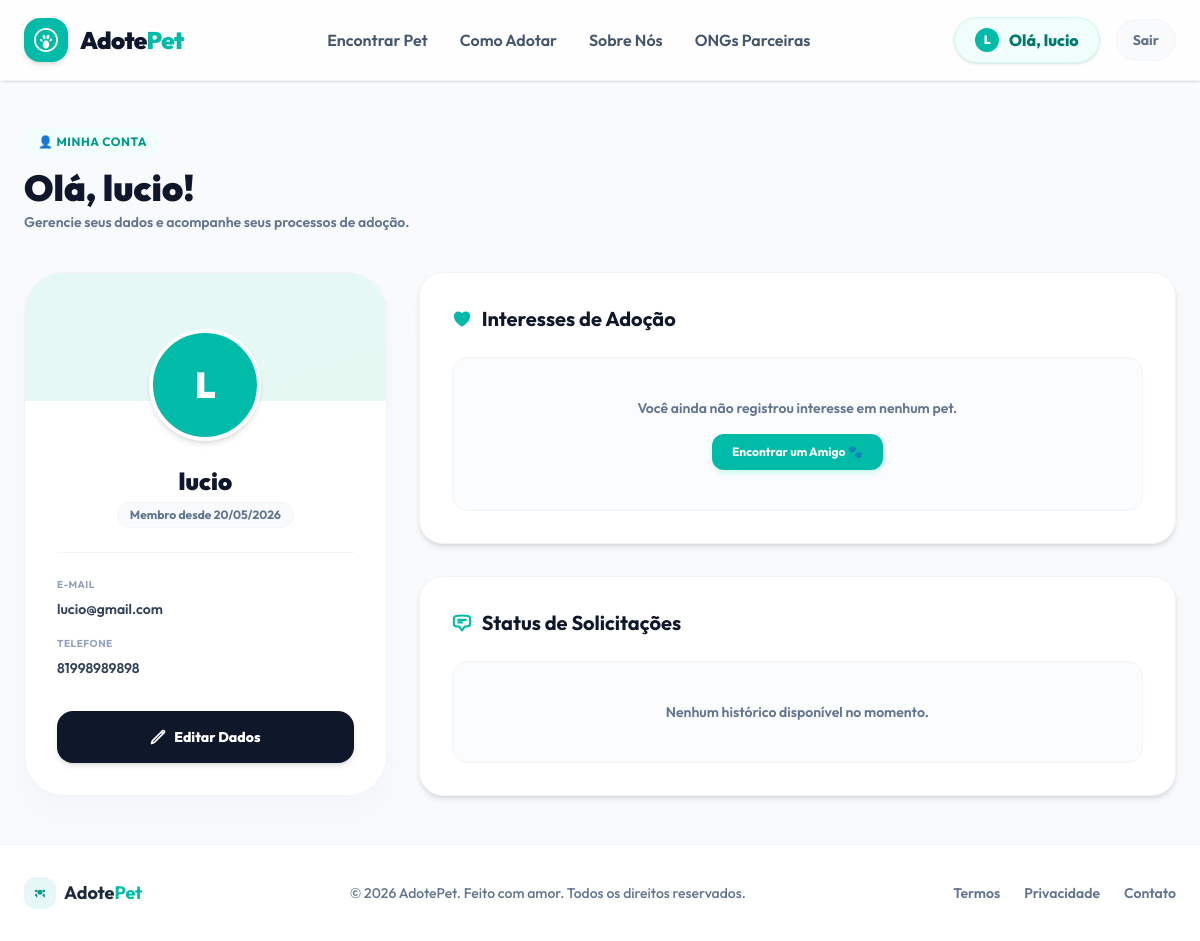
/perfil/ (signed in), run on an earlier commit of the app's database.
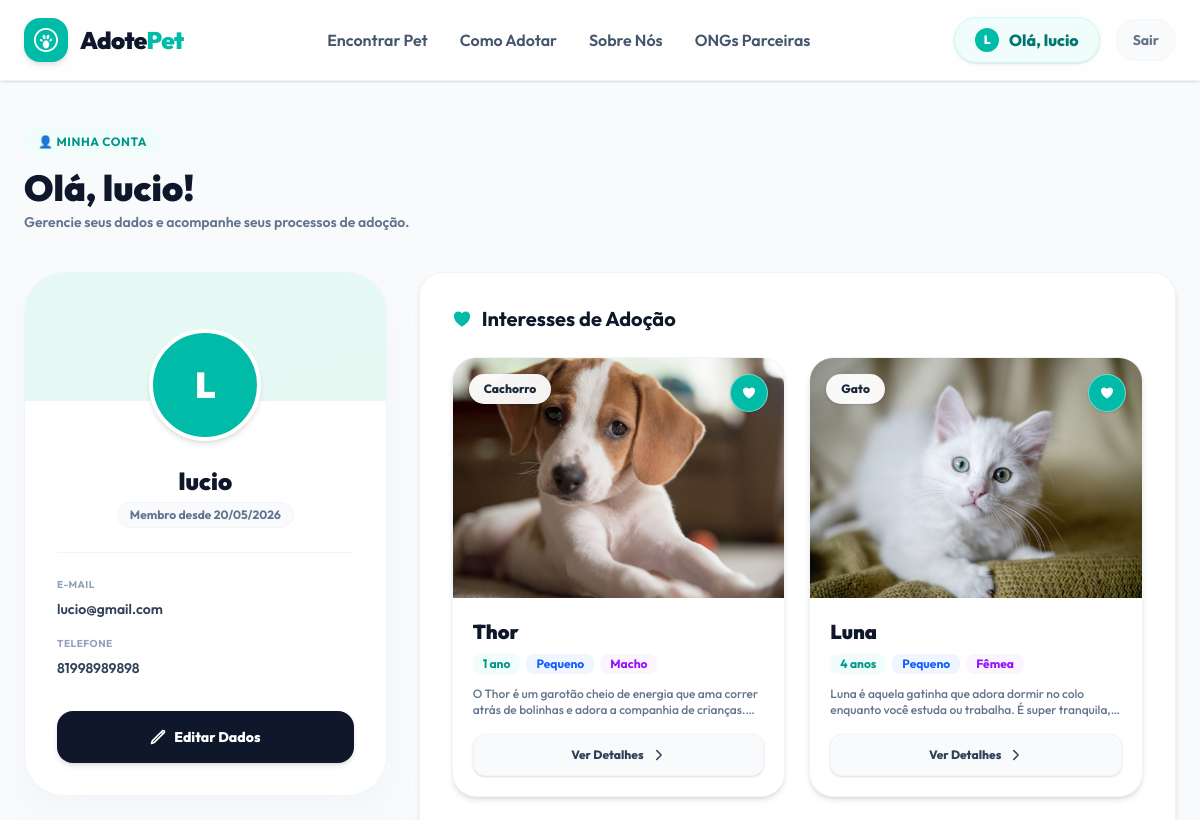
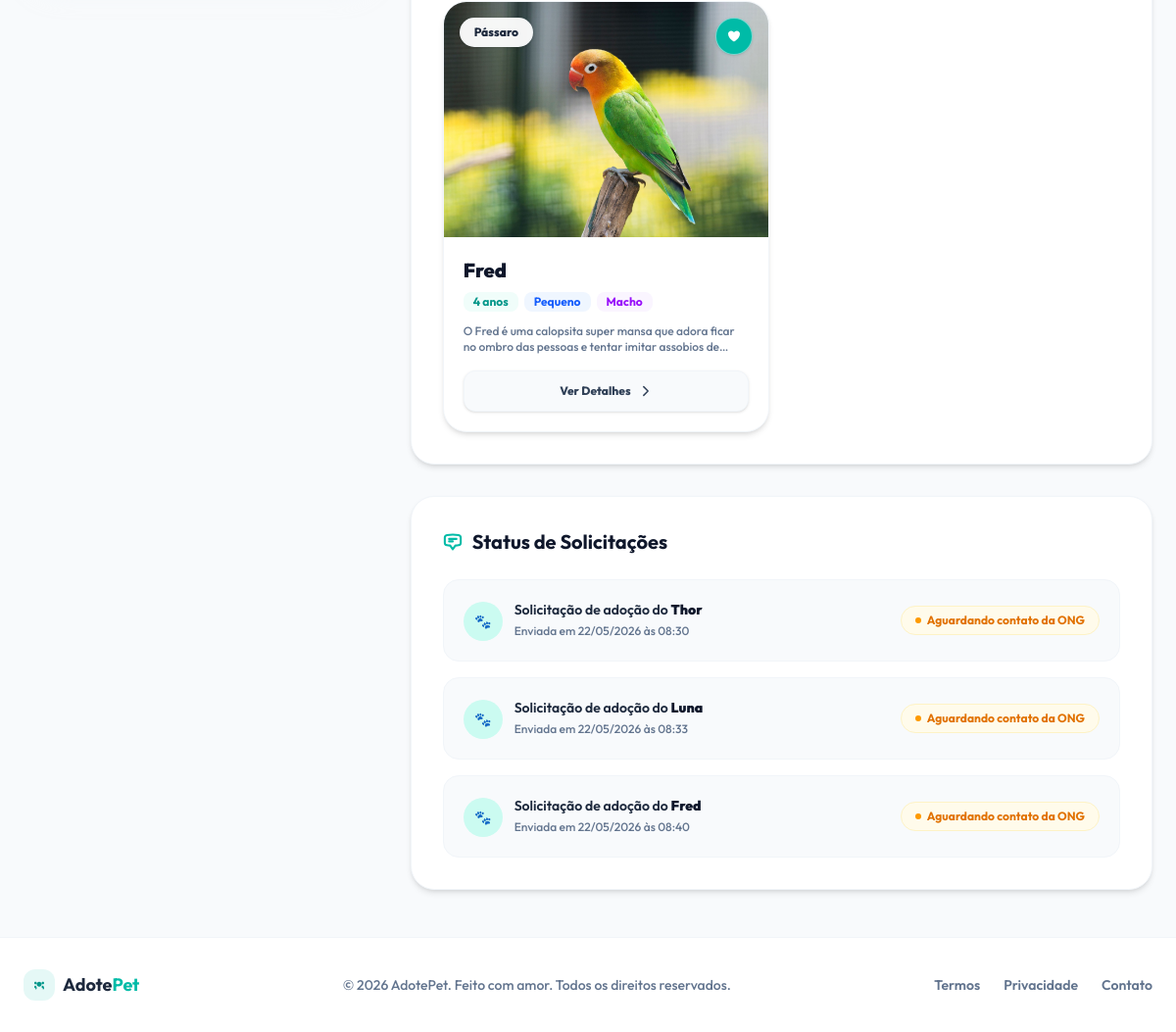
And on a later commit of the database (2 pictures, top to bottom).
### adocoes/models.py (models this page shows, shortened)
class InteresseAdocao(models.Model):
    animal = models.ForeignKey(Animal, on_delete=models.CASCADE, related_name='interesses')
    usuario = models.ForeignKey('auth.User', on_delete=models.CASCADE, related_name='meus_interesses')
    data_solicitacao = models.DateTimeField(auto_now_add=True)
    class Meta:
        verbose_name = "Interesse de Adoção"
        verbose_name_plural = "Interesses de Adoção"
        unique_together = ('animal', 'usuario')

class Animal(models.Model):
    TAMANHO_CHOICES = [
        ('Pequeno', 'Pequeno'),
        ('Médio', 'Médio'),
        ('Grande', 'Grande'),
    ]
    SEXO_CHOICES = [
        ('Macho', 'Macho'),
        ('Fêmea', 'Fêmea'),
    ]
    ESPECIE_CHOICES = [
        ('Cachorro', 'Cachorro'),
        ('Gato', 'Gato'),
        ('Pássaro', 'Pássaro'),
        ('Outros', 'Outros'),
    ]
    IDADE_CATEGORIA_CHOICES = [
        ('Filhote', 'Filhote'),
        ('Jovem', 'Jovem'),
        ('Adulto', 'Adulto'),
        ('Sênior', 'Sênior'),
    ]
    nome = models.CharField(max_length=100, verbose_name="Nome")
    especie = models.CharField(max_length=20, choices=ESPECIE_CHOICES, default='Cachorro', verbose_name="Espécie")
    foto = models.ImageField(upload_to='animais/', verbose_name="Foto")
    idade = models.PositiveIntegerField(verbose_name="Idade")
    idade_categoria = models.CharField(max_length=20, choices=IDADE_CATEGORIA_CHOICES, default='Adulto', verbose_name="Categoria de Idade")
    tamanho = models.CharField(max_length=10, choices=TAMANHO_CHOICES, verbose_name="Tamanho")
    sexo = models.CharField(max_length=10, choices=SEXO_CHOICES, verbose_name="Sexo")
    caracteristicas = models.TextField(verbose_name="Características", help_text="Ex: Carinhoso, Brincalhão, Obediente")
    descricao = models.TextField(verbose_name="Descrição")
    vacinado = models.BooleanField(default=False, verbose_name="Vacinado")
    castrado = models.BooleanField(default=False, verbose_name="Castrado")
    class Meta:
        verbose_name = "Animal"
        verbose_name_plural = "Animais"

### adocoes/views.py (the view, shortened to what this page needs)
# urls.py: path('perfil/', views.view_perfil, name='perfil'),
@login_required(login_url='login')
def view_perfil(request):
    profile, created = Profile.objects.get_or_create(user=request.user)
    interesses = request.user.meus_interesses.all().select_related('animal')
    context = {
        'profile': profile,
        'interesses': interesses,
    }
    return render(request, 'perfil.html', context)

### adocoes/templates/perfil.html (shortened to what the changed rows need)
{% extends 'base.html' %}
{% block content %}
<section class="max-w-7xl mx-auto px-6 py-12">
    <div class="mb-10">
        <h2 class="text-4xl font-black text-slate-900">Olá, {{ request.user.first_name|default:request.user.username }}!</h2>
    </div>
    <div class="grid grid-cols-1 lg:grid-cols-3 gap-8">
        <div class="lg:col-span-2 space-y-8">
            <div class="bg-white rounded-3xl p-6 md:p-8 shadow-md border border-slate-100">
                {% if interesses %}
                    <div class="grid grid-cols-1 md:grid-cols-2 gap-6">
                        {% for interesse in interesses %}
                            {% with animal=interesse.animal %}
                            <div class="bg-white rounded-3xl overflow-hidden shadow-md hover:shadow-xl hover:-translate-y-1 transition-all duration-300 border border-slate-100 flex flex-col group">
                                <div class="relative h-60 overflow-hidden bg-slate-100">
                                    {% if animal.foto %}
                                        <img src="{{ animal.foto.url }}" alt="{{ animal.nome }}" class="w-full h-full object-cover group-hover:scale-105 transition-transform duration-500">
                                    {% else %}
                                        <div class="w-full h-full flex items-center justify-center text-slate-400 font-bold bg-slate-200">
                                            Sem Foto
                                        </div>
                                    {% endif %}
                                    <div class="absolute top-4 left-4 bg-white/95 backdrop-blur-sm px-3.5 py-1.5 rounded-full text-xs font-extrabold text-slate-800 shadow-sm border border-slate-100/50">
                                        {{ animal.especie }}
                                    </div>
                                    <button class="absolute top-4 right-4 bg-teal-500 text-white backdrop-blur-sm p-2.5 rounded-full hover:scale-110 transition-all shadow-sm border border-slate-100/50 cursor-default" onclick="event.preventDefault();">
                                        <svg xmlns="http://www.w3.org/2000/svg" fill="currentColor" viewBox="0 0 24 24" class="w-4 h-4">
                                            <path stroke-linecap="round" stroke-linejoin="round" d="M21 8.25c0-2.485-2.099-4.5-4.688-4.5-1.935 0-3.597 1.126-4.312 2.733-.715-1.607-2.377-2.733-4.313-2.733C5.1 3.75 3 5.765 3 8.25c0 7.22 9 12 9 12s9-4.78 9-12Z" />
                                        </svg>
                                    </button>
                                </div>
                                <div class="p-5 flex flex-col flex-grow">
                                    <h4 class="text-xl font-black text-slate-900 mb-2 group-hover:text-teal-600 transition-colors">
                                        {{ animal.nome }}
                                    </h4>
                                    <div class="flex flex-wrap gap-1.5 mb-3">
                                        <span class="px-2.5 py-0.5 text-xs font-bold rounded-lg bg-teal-50 text-teal-600">{{ animal.idade }} ano{{ animal.idade|pluralize }}</span>
                                        <span class="px-2.5 py-0.5 text-xs font-bold rounded-lg bg-blue-50 text-blue-600">{{ animal.tamanho }}</span>
                                        <span class="px-2.5 py-0.5 text-xs font-bold rounded-lg bg-purple-50 text-purple-600">{{ animal.sexo }}</span>
                                    </div>
                                    <p class="text-slate-500 font-medium text-xs line-clamp-2 mb-4">
                                        {{ animal.descricao }}
                                    </p>
                                    <a href="{% url 'detalhe' animal.id %}" class="mt-auto w-full bg-slate-50 hover:bg-teal-55 text-slate-700 hover:text-teal-600 font-extrabold text-xs py-3 rounded-xl transition-all duration-300 flex items-center justify-center gap-2 border border-slate-100 hover:border-teal-100 shadow-sm">
                                        <span>Ver Detalhes</span>
                                        <svg xmlns="http://www.w3.org/2000/svg" fill="none" viewBox="0 0 24 24" stroke-width="2.5" stroke="currentColor" class="w-3.5 h-3.5">
                                            <path stroke-linecap="round" stroke-linejoin="round" d="m8.25 4.5 7.5 7.5-7.5 7.5" />
                                        </svg>
                                    </a>
                                </div>
                            </div>
                            {% endwith %}
                        {% endfor %}
                    </div>
                {% else %}
                    <div class="text-center py-10 bg-slate-50/50 rounded-2xl border border-slate-100">
                        <p class="text-slate-500 font-semibold text-sm mb-4">Você ainda não registrou interesse em nenhum pet.</p>
                        <a href="{% url 'home' %}" class="inline-flex items-center gap-2 px-5 py-2.5 bg-teal-500 hover:bg-teal-600 text-white font-bold rounded-xl text-xs transition-all shadow-md shadow-teal-100">
                            Encontrar um Amigo 🐾
                        </a>
                    </div>
                {% endif %}
            </div>
            <div class="bg-white rounded-3xl p-6 md:p-8 shadow-md border border-slate-100">
                {% if interesses %}
                    <div class="space-y-4">
                        {% for interesse in interesses %}
                            <div class="p-5 rounded-2xl bg-slate-50 border border-slate-100 flex flex-col md:flex-row md:items-center justify-between gap-4">
                                <div class="flex items-start gap-3">
                                    <div class="w-10 h-10 rounded-full bg-teal-100 text-teal-600 flex items-center justify-center font-bold text-sm mt-0.5">
                                        🐾
                                    </div>
                                    <div>
                                        <p class="font-semibold text-slate-800 text-sm">
                                            Solicitação de adoção do <strong class="font-black text-slate-900">{{ interesse.animal.nome }}</strong>
                                        </p>
                                        <span class="text-xs text-slate-500 font-medium block mt-1">
                                            Enviada em {{ interesse.data_solicitacao|date:"d/m/Y \à\s H:i" }}
                                        </span>
                                    </div>
                                </div>
                                <div class="flex items-center gap-2">
                                    <span class="px-3.5 py-1.5 text-xs font-bold rounded-full bg-amber-50 text-amber-600 border border-amber-100 flex items-center gap-1.5 self-start md:self-auto">
                                        <span class="w-1.5 h-1.5 rounded-full bg-amber-500 animate-pulse"></span>
                                        Aguardando contato da ONG
                                    </span>
                                </div>
                            </div>
                        {% endfor %}
                    </div>
                {% else %}
                    <div class="text-center py-10 bg-slate-50/50 rounded-2xl border border-slate-100">
                        <p class="text-slate-500 font-semibold text-sm">Nenhum histórico disponível no momento.</p>
                    </div>
                {% endif %}
            </div>
        </div>
    </div>
</section>
{% endblock %}

What changed in the data, as far as the page shows it:
added InteresseAdocao: animal.foto (picture), animal.especie "Cachorro", animal.nome "Thor", animal.idade "1", animal.tamanho "Pequeno", animal.sexo "Macho", animal.descricao "O Thor é um garotão cheio de energia que ama correr atrás de bolinhas e adora a companhia de…", data_solicitacao "22/05/2026 às 08:30"
added InteresseAdocao: animal.foto (picture), animal.especie "Gato", animal.nome "Luna", animal.idade "4", animal.tamanho "Pequeno", animal.sexo "Fêmea", animal.descricao "Luna é aquela gatinha que adora dormir no colo enquanto você estuda ou trabalha. É super…", data_solicitacao "22/05/2026 às 08:33"
added InteresseAdocao: animal.foto (picture), animal.especie "Pássaro", animal.nome "Fred", animal.idade "4", animal.tamanho "Pequeno", animal.sexo "Macho", animal.descricao "O Fred é uma calopsita super mansa que adora ficar no ombro das pessoas e tentar imitar assobios…", data_solicitacao "22/05/2026 às 08:40"
Also different on the page:
text no longer shown: "Você ainda não registrou interesse em nenhum pet. Encontrar um Amigo 🐾 Nenhum histórico disponível no momento."
